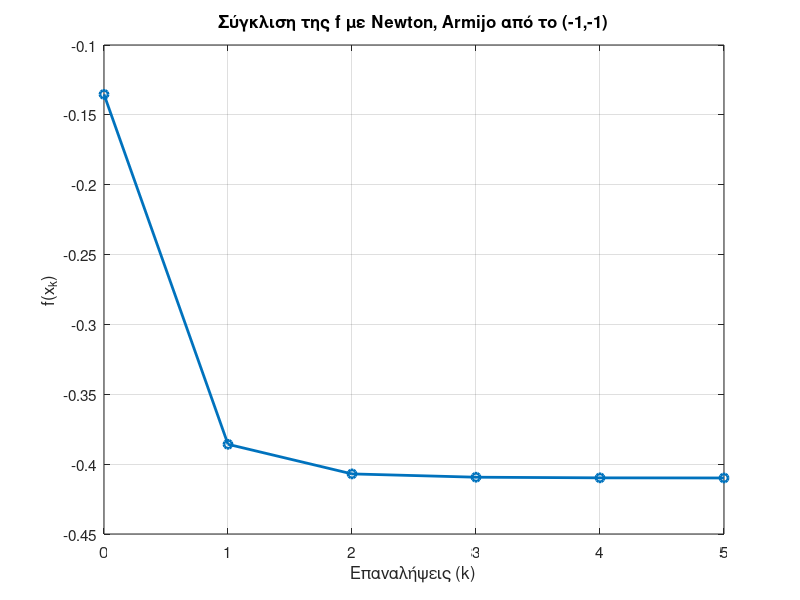

Write MATLAB code to recreate this figure.
clear; clc; close all;

%% Συνάρτηση, gradient, Hessian
f = @(x) x(1).^3 .* exp(-x(1).^2 - x(2).^4);

gradf = @(x) [ ...
    (-2*x(1).^4 + 3*x(1).^2) .* exp(-x(1).^2 - x(2).^4);   % df/dx
    -4*x(1).^3 .* x(2).^3 .* exp(-x(1).^2 - x(2).^4)       % df/dy
];

Hessf = @(x) [ ...
    (4*x(1).^5 - 14*x(1).^3 + 6*x(1)) .* exp(-x(1).^2 - x(2).^4), ...
    (8*x(1).^4.*x(2).^3 - 12*x(1).^2.*x(2).^3) .* exp(-x(1).^2 - x(2).^4); ...
    (8*x(1).^4.*x(2).^3 - 12*x(1).^2.*x(2).^3) .* exp(-x(1).^2 - x(2).^4), ...
    (16*x(1).^3.*x(2).^6 - 12*x(1).^3.*x(2).^2) .* exp(-x(1).^2 - x(2).^4) ...
];

%% Παράμετροι Armijo
alpha = 1e-4;   % τυπική τιμή
beta  = 0.5;    % συστολή βήματος (0<beta<1)
s     = 1;      % αρχικό βήμα για backtracking

%% Newton + Armijo από x0 = (-1,-1)
xk = [-1; -1];          % αρχικό σημείο
maxIter = 5;
tol = 1e-6;

f_vals = zeros(maxIter+1,1);
f_vals(1) = f(xk);
xs = zeros(2,maxIter+1);
xs(:,1) = xk;

for k = 1:maxIter
    gk = gradf(xk);
    if norm(gk) < tol
        % φτάσαμε σε στάσιμο σημείο
        f_vals(k+1:end) = f(xk);
        xs(:,k+1:end) = repmat(xk,1,maxIter-k+1);
        break;
    end

    Hk = Hessf(xk);

    % --- διεύθυνση Newton (με safeguard) ---
    if rcond(Hk) < 1e-12
        % Hessian σχεδόν μη αντιστρέψιμος -> fallback σε steepest descent
        dk = -gk;
    else
        dk = -Hk \ gk;   % κλασική διεύθυνση Newton
        if gk.'*dk >= 0
            % δεν είναι κατεύθυνση καθόδου -> χρησιμοποιώ -grad
            dk = -gk;
        end
    end

    % --- Κανόνας Armijo (backtracking) ---
    gamma = s;
    fk = f(xk);
    while f(xk + gamma*dk) > fk + alpha*gamma*(gk.'*dk)
        gamma = beta*gamma;
        if gamma < 1e-10
            % δεν βρίσκουμε αποδεκτό βήμα, σταματάμε
            break;
        end
    end

    % ενημέρωση σημείου
    xk = xk + gamma*dk;

    f_vals(k+1) = f(xk);
    xs(:,k+1)   = xk;
end

% βρες πόσες επαναλήψεις όντως έγιναν
lastIter = find(f_vals~=0,1,'last');
if isempty(lastIter), lastIter = 1; end
k_vec = 0:lastIter-1;

%% Γράφημα σύγκλισης f(x_k)
figure;
plot(k_vec, f_vals(1:lastIter), '-o','LineWidth',2,'MarkerSize',6);
grid on;
xlabel('Επαναλήψεις (k)','FontSize',12);
ylabel('f(x_k)','FontSize',12);
title('Σύγκλιση της f με Newton, Armijo από το (-1,-1)','FontSize',14);
set(gca,'FontSize',11);
